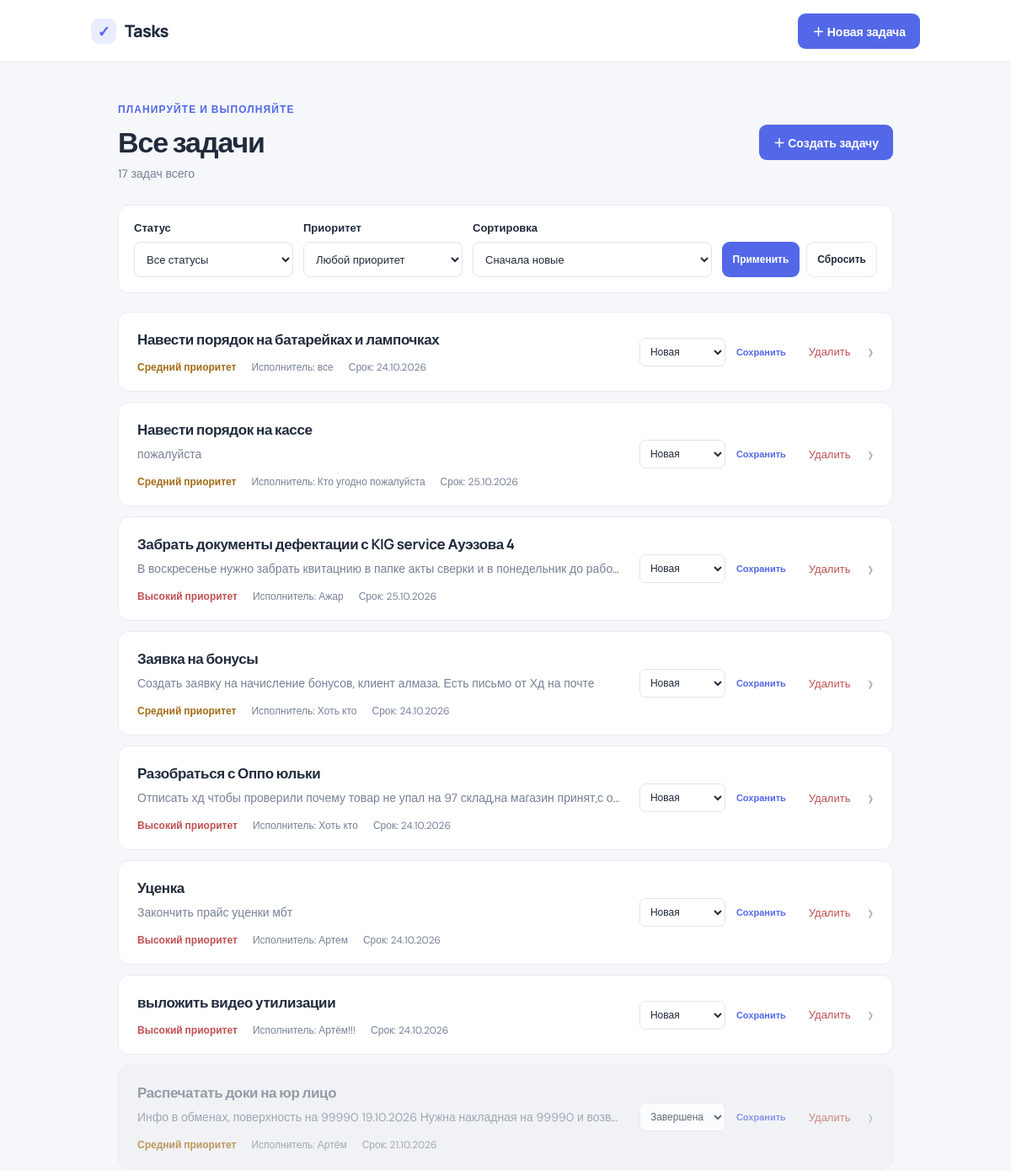
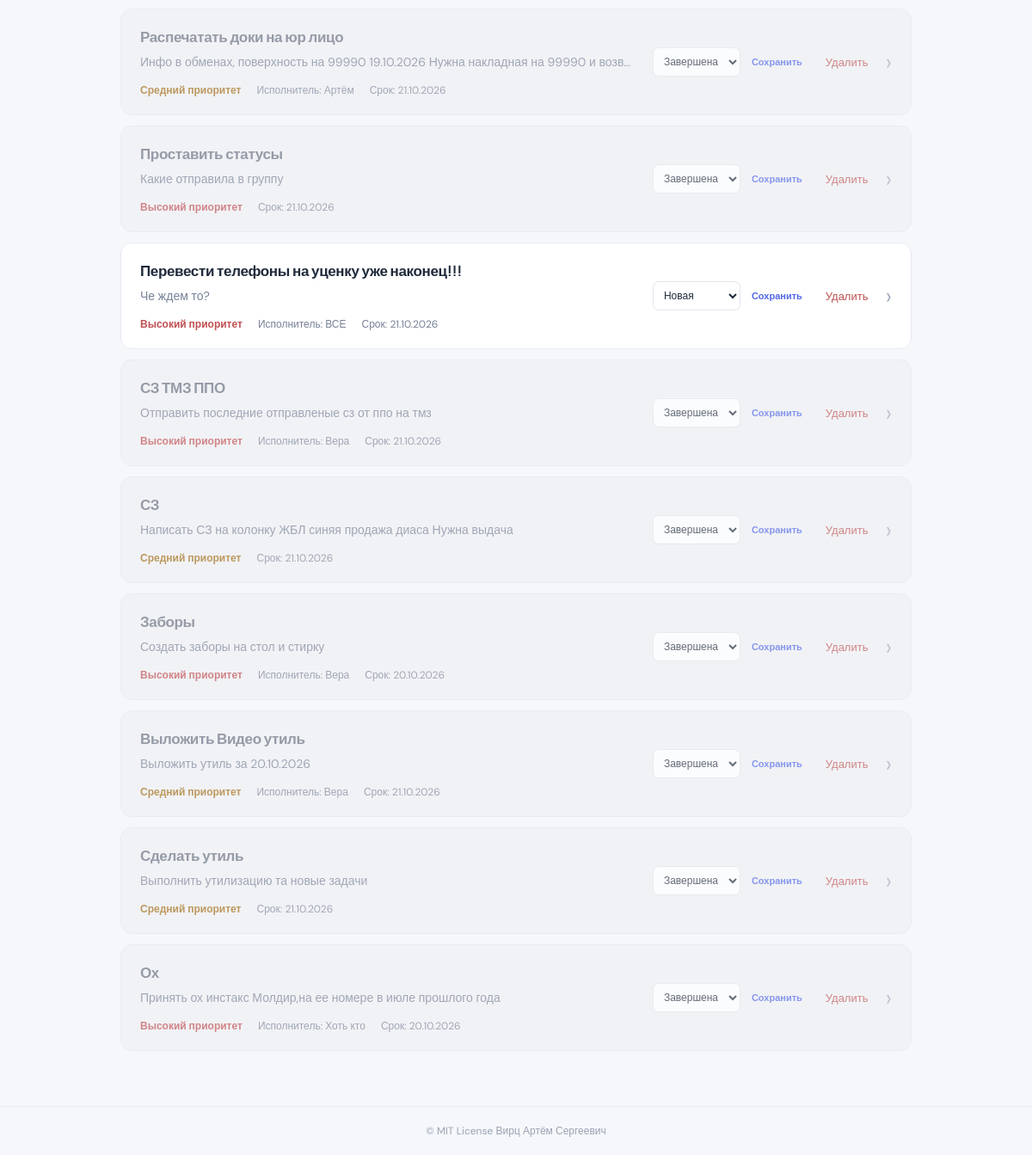
The page / on the database its author committed (2 pictures, top to bottom).
### tables this page shows
CREATE TABLE tasks (
                id INTEGER PRIMARY KEY AUTOINCREMENT,
                title TEXT NOT NULL,
                description TEXT NOT NULL DEFAULT '',
                due_date TEXT,
                priority TEXT NOT NULL CHECK (priority IN ('low', 'medium', 'high')),
                status TEXT NOT NULL CHECK (status IN ('new', 'in_progress', 'completed')),
                assignee TEXT NOT NULL DEFAULT '',
                created_at TEXT NOT NULL DEFAULT CURRENT_TIMESTAMP
            );

### app.py (the view)
    @app.get("/")
    def index():
        try:
            page = max(1, int(request.args.get("page", "1")))
        except ValueError:
            page = 1
        status_filter = request.args.get("status", "")
        if status_filter not in STATUSES:
            status_filter = ""
        priority_filter = request.args.get("priority", "")
        if priority_filter not in PRIORITIES:
            priority_filter = ""
        sort_by = request.args.get("sort", "created_desc")
        if sort_by not in SORT_OPTIONS:
            sort_by = "created_desc"
        conditions = []
        parameters = []
        if status_filter:
            conditions.append("status = ?")
            parameters.append(status_filter)
        if priority_filter:
            conditions.append("priority = ?")
            parameters.append(priority_filter)
        where_clause = f"WHERE {' AND '.join(conditions)}" if conditions else ""
        database = get_db()
        total = database.execute(
            f"SELECT COUNT(*) FROM tasks {where_clause}", parameters
        ).fetchone()[0]
        page_count = max(1, (total + PAGE_SIZE - 1) // PAGE_SIZE)
        page = min(page, page_count)
        tasks = database.execute(
            f"SELECT * FROM tasks {where_clause} ORDER BY {SORT_OPTIONS[sort_by]} "
            "LIMIT ? OFFSET ?",
            (*parameters, PAGE_SIZE, (page - 1) * PAGE_SIZE),
        ).fetchall()
        return render_template(
            "index.html",
            tasks=tasks,
            page=page,
            page_count=page_count,
            total=total,
            status_filter=status_filter,
            priority_filter=priority_filter,
            sort_by=sort_by,
        )

### templates/index.html (shortened to what this page needs)
{% extends "base.html" %}
{% block content %}
  <div class="page-heading">
    <div>
      <p class="eyebrow">Планируйте и выполняйте</p>
      <h1>Все задачи</h1>
      <p class="muted">{{ total }} задач всего</p>
    </div>
    <a class="button button-primary" href="{{ url_for('create_task') }}">＋ Создать задачу</a>
  </div>
  <form class="list-controls" method="get" action="{{ url_for('index') }}">
    <div class="field">
      <label for="status-filter">Статус</label>
      <select id="status-filter" name="status">
        <option value="">Все статусы</option>
      </select>
    </div>
    <div class="field">
      <label for="priority-filter">Приоритет</label>
      <select id="priority-filter" name="priority">
        <option value="">Любой приоритет</option>
      </select>
    </div>
    <div class="field">
      <label for="sort">Сортировка</label>
      <select id="sort" name="sort">
        <option value="created_desc" {% if sort_by == 'created_desc' %}selected{% endif %}>Сначала новые</option>
      </select>
    </div>
    <div class="filter-actions">
      <button class="button button-primary" type="submit">Применить</button>
      <a class="button button-secondary" href="{{ url_for('index') }}">Сбросить</a>
    </div>
  </form>
  {% if tasks %}
    <section class="task-list" aria-label="Список задач">
      {% for task in tasks %}
        <article class="task-card{% if task.status == 'completed' %} task-card-completed{% endif %}">
          <a class="task-main" href="{{ url_for('task_detail', task_id=task.id) }}">
            <div class="task-title-row"><h2>{{ task.title }}</h2></div>
            {% if task.description %}<p class="task-description">{{ task.description }}</p>{% endif %}
            <div class="task-meta">
              <span class="priority priority-{{ task.priority }}">{{ PRIORITIES[task.priority] }} приоритет</span>
              {% if task.assignee %}<span>Исполнитель: {{ task.assignee }}</span>{% endif %}
              {% if task.due_date %}<span>Срок: {{ format_date(task.due_date) }}</span>{% endif %}
            </div>
          </a>
          <form class="status-form" method="post"
                action="{{ url_for('update_task_status', task_id=task.id) }}">
            <select id="status-{{ task.id }}" name="status" class="status-select">
              {% for value, label in STATUSES.items() %}
                <option value="{{ value }}" {% if task.status == value %}selected{% endif %}>{{ label }}</option>
              {% endfor %}
            </select>
            <button class="status-submit" type="submit">Сохранить</button>
          </form>
          <form class="card-delete-form" method="post"
                action="{{ url_for('delete_task', task_id=task.id) }}"
                onsubmit="return confirm('Удалить задачу и все её комментарии?');">
            <button class="text-button danger-text" type="submit"
                    aria-label="Удалить задачу «{{ task.title }}»">Удалить</button>
          </form>
          <span class="card-arrow" aria-hidden="true">›</span>
        </article>
      {% endfor %}
    </section>
  {% endif %}
{% endblock %}

### templates/base.html (shortened to what this page needs)
<!doctype html>
<html lang="ru">
<head>
  <link rel="stylesheet" href="{{ url_for('static', filename='style.css') }}">
</head>
<body>
  <header class="site-header">
    <div class="header-inner">
      <a class="brand" href="{{ url_for('index') }}"><span class="brand-mark">✓</span> Tasks</a>
      <a class="button button-primary" href="{{ url_for('create_task') }}">＋ Новая задача</a>
    </div>
  </header>
  <main class="container">
    {% block content %}{% endblock %}
  </main>
  <footer class="site-footer">&copy; MIT License Вирц Артём Сергеевич</footer>
</body>
</html>

### rows shown on the page
tasks: title "Навести порядок на батарейках и лампочках", priority "Средний", assignee "все", due_date "24.10.2026", status "Новая"
tasks: title "Навести порядок на кассе", description "пожалуйста", priority "Средний", assignee "Кто угодно пожалуйста", due_date "25.10.2026", status "Новая"
tasks: title "Забрать документы дефектации с KIG service Ауэзова 4", description "В воскресенье нужно забрать квитацнию в папке акты сверки и в понедельник до рабо…", priority "Высокий", assignee "Ажар", due_date "25.10.2026", status "Новая"
tasks: title "Заявка на бонусы", description "Создать заявку на начисление бонусов, клиент алмаза. Есть письмо от Хд на почте", priority "Средний", assignee "Хоть кто", due_date "24.10.2026", status "Новая"
tasks: title "Разобраться с Оппо юльки", description "Отписать хд чтобы проверили почему товар не упал на 97 склад,на магазин принят,с о…", priority "Высокий", assignee "Хоть кто", due_date "24.10.2026", status "Новая"
tasks: title "Уценка", description "Закончить прайс уценки мбт", priority "Высокий", assignee "Артем", due_date "24.10.2026", status "Новая"
tasks: title "выложить видео утилизации", priority "Высокий", assignee "Артём!!!", due_date "24.10.2026", status "Новая"
tasks: title "Распечатать доки на юр лицо", description "Инфо в обменах, поверхность на 99990 19.10.2026 Нужна накладная на 99990 и возв…", priority "Средний", assignee "Артём", due_date "21.10.2026", status "Завершена"
tasks: title "Распечатать доки на юр лицо", description "Инфо в обменах, поверхность на 99990 19.10.2026 Нужна накладная на 99990 и возв…", priority "Средний", assignee "Артём", due_date "21.10.2026", status "Завершена"
tasks: title "Проставить статусы", description "Какие отправила в группу", priority "Высокий", due_date "21.10.2026", status "Завершена"
tasks: title "Перевести телефоны на уценку уже наконец!!!", description "Че ждем то?", priority "Высокий", assignee "ВСЕ", due_date "21.10.2026", status "Новая"
tasks: title "СЗ ТМЗ ППО", description "Отправить последние отправленые сз от ппо на тмз", priority "Высокий", assignee "Вера", due_date "21.10.2026", status "Завершена"
tasks: title "СЗ", description "Написать СЗ на колонку ЖБЛ синяя продажа диаса Нужна выдача", priority "Средний", due_date "21.10.2026", status "Завершена"
tasks: title "Заборы", description "Создать заборы на стол и стирку", priority "Высокий", assignee "Вера", due_date "20.10.2026", status "Завершена"
tasks: title "Выложить Видео утиль", description "Выложить утиль за 20.10.2026", priority "Средний", assignee "Вера", due_date "21.10.2026", status "Завершена"
tasks: title "Сделать утиль", description "Выполнить утилизацию та новые задачи", priority "Средний", due_date "21.10.2026", status "Завершена"
tasks: title "Ох", description "Принять ох инстакс Молдир,на ее номере в июле прошлого года", priority "Высокий", assignee "Хоть кто", due_date "20.10.2026", status "Завершена"

### other values the page prints
{{ total }} "17"
